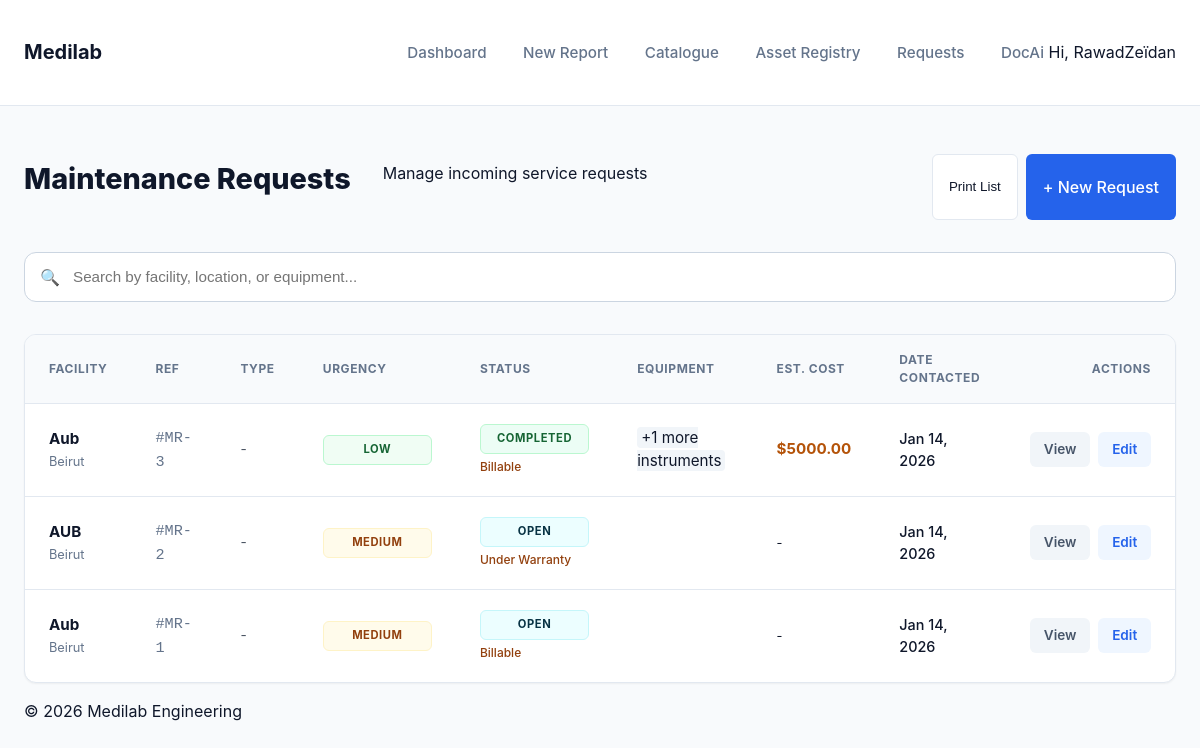
/requests/ (signed in), run on an earlier commit of the app's database.
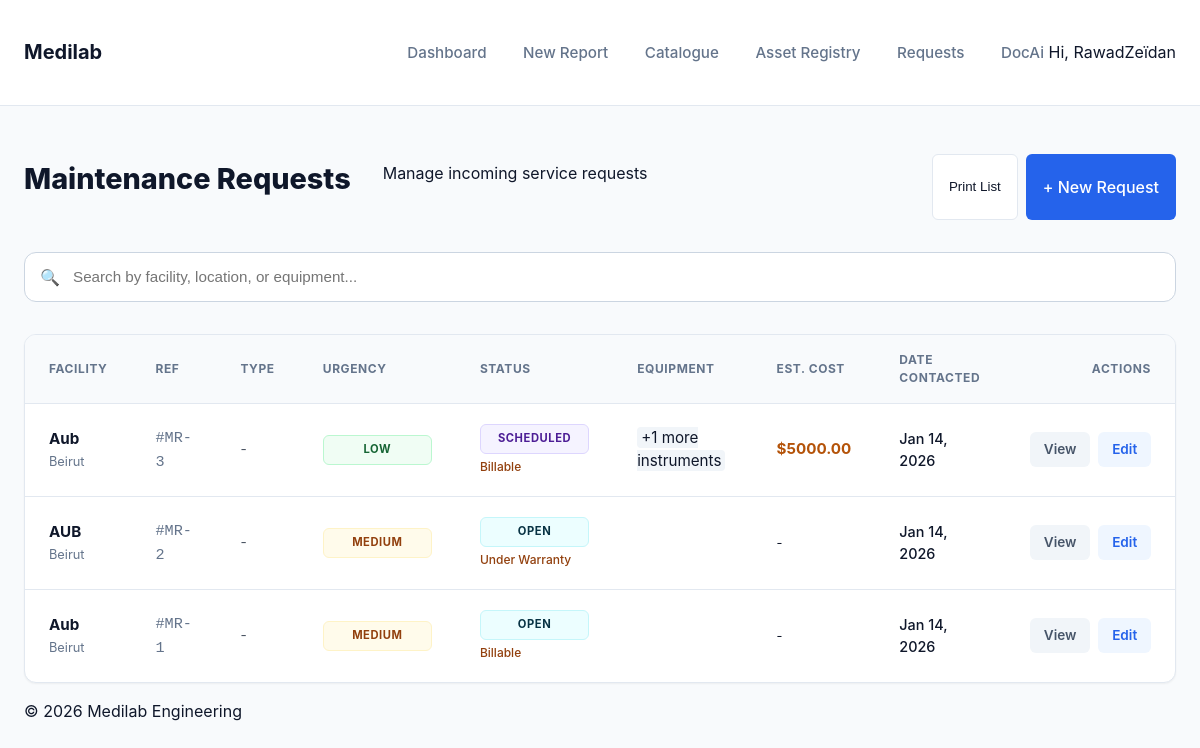
And on a later commit of the database.
### core/models.py (models this page shows, shortened)
class MaintenanceRequest(models.Model):
    URGENCY_CHOICES = [
        ('Low', 'Low'),
        ('Medium', 'Medium'),
        ('High', 'High'),
        ('Emergency', 'Emergency'),
    ]
    REQUEST_STATUS_CHOICES = [
        ('Open', 'Open'),
        ('Scheduled', 'Scheduled'),
        ('In Progress', 'In Progress'),
        ('Completed', 'Completed'),
        ('Cancelled', 'Cancelled'),
    ]
    LEBANON_LOCATIONS = [
        ('Beirut', (('Beirut', 'Beirut'),)),
        ('Mount Lebanon', (
            ('Baabda', 'Baabda'), ('Matn', 'Matn'), ('Chouf', 'Chouf'),
            ('Aley', 'Aley'), ('Keserwan', 'Keserwan'), ('Jbeil', 'Jbeil'),
        )),
        ('North Lebanon', (
            ('Tripoli', 'Tripoli'), ('Zgharta', 'Zgharta'), ('Bsharri', 'Bsharri'),
            ('Batroun', 'Batroun'), ('Koura', 'Koura'), ('Minieh-Danniyeh', 'Minieh-Danniyeh'),
        )),
        ('Akkar', (('Akkar', 'Akkar'),)),
        ('Beqaa', (('Zahle', 'Zahle'), ('Rashaya', 'Rashaya'), ('West Beqaa', 'West Beqaa'),)),
        ('Baalbek-Hermel', (('Baalbek', 'Baalbek'), ('Hermel', 'Hermel'),)),
        ('South Lebanon', (('Sidon', 'Sidon'), ('Jezzine', 'Jezzine'), ('Tyre', 'Tyre'),)),
        ('Nabatieh', (('Nabatieh', 'Nabatieh'), ('Marjeyoun', 'Marjeyoun'), ('Hasbaya', 'Hasbaya'), ('Bint Jbeil', 'Bint Jbeil'),)),
    ]
    BILLING_STATUS_CHOICES = [
        ('Warranty', 'Under Warranty'),
        ('Billable', 'Billable'),
        ('Contract', 'Under Contract'),
        ('FOC', 'Free of Charge'),
    ]
    customer_contact_date = models.DateField(default=timezone.now)
    availability_start = models.DateField(blank=True, null=True)
    availability_end = models.DateField(blank=True, null=True)
    urgency = models.CharField(max_length=20, choices=URGENCY_CHOICES, default='Medium')
    contact_name = models.CharField(max_length=255, blank=True, null=True)
    contact_number = models.CharField(max_length=50, blank=True, null=True)
    contact_email = models.EmailField(max_length=255, blank=True, null=True)
    facility_name = models.CharField(max_length=255, blank=True, null=True)
    location = models.CharField(max_length=100, choices=LEBANON_LOCATIONS, blank=True, null=True)
    donor = models.CharField(max_length=255, blank=True, null=True)
    equipment_list = models.TextField(blank=True, null=True, help_text="Legacy list of names for equipment")
    request_details = models.TextField(blank=True, null=True)
    service_type = models.CharField(max_length=255, blank=True, null=True)
    billing_status = models.CharField(max_length=20, choices=BILLING_STATUS_CHOICES, default='Billable')
    estimated_cost = models.DecimalField(max_digits=12, decimal_places=2, null=True, blank=True)
    status = models.CharField(max_length=20, choices=REQUEST_STATUS_CHOICES, default='Open')
    created_by = models.ForeignKey(User, on_delete=models.SET_NULL, null=True, blank=True)
    created_at = models.DateTimeField(auto_now_add=True)
    updated_at = models.DateTimeField(auto_now=True)

### core/views.py (the view)
# urls.py: path('requests/', MaintenanceRequestListView.as_view(), name='request_list'),
class MaintenanceRequestListView(LoginRequiredMixin, ListView):
    model = MaintenanceRequest
    template_name = 'core/request_list.html'
    context_object_name = 'requests'
    paginate_by = 20
    def get_queryset(self):
        queryset = super().get_queryset().order_by('-created_at')
        if not self.request.user.is_staff:
            queryset = queryset.filter(created_by=self.request.user)
        status = self.request.GET.get('status')
        if status: queryset = queryset.filter(status=status)
        q = self.request.GET.get('q')
        if q:
            queryset = queryset.filter(
                Q(facility_name__icontains=q) | Q(location__icontains=q) |
                Q(equipment_items__equipment__product__name__icontains=q) |
                Q(equipment_items__equipment__serial_number__icontains=q)
            ).distinct()
        return queryset

### templates/core/request_list.html (shortened to what the changed rows need)
{% extends 'base.html' %}
{% block content %}
<div class="page-header-actions dashboard-header">
    <div class="header-content">
        <h1 class="page-title">Maintenance Requests</h1>
    </div>
</div>
<div class="card" style="padding: 0; overflow: hidden;">
    <div class="table-responsive">
        <table class="modern-table">
            <thead>
                <tr>
                    <th>Facility</th>
                    <th>Ref</th>
                    <th>Type</th>
                    <th>Urgency</th>
                    <th>Status</th>
                    <th>Equipment</th>
                    <th>Est. Cost</th>
                    <th>Date Contacted</th>
                    <th style="text-align: right;">Actions</th>
                </tr>
            </thead>
            <tbody>
                {% for request_item in requests %}
                <tr>
                    <td>
                        <div style="font-weight: 700; color: #0f172a;">{{ request_item.facility_name|default:"N/A" }}</div>
                        {% if request_item.location %}
                        <div style="font-size: 0.8rem; color: #64748b; margin-top: 0.1rem;">
                             {{ request_item.get_location_display }}
                         </div>
                        {% endif %}
                    </td>
                    <td><span style="font-family: monospace; color: #64748b;">#MR-{{ request_item.id }}</span></td>
                    <td><div style="font-size: 0.85rem; color: #4b5563;">{{ request_item.service_type|default:"-" }}</div></td>
                    <td>
                        <span class="status-badge urgency-{{ request_item.urgency|lower }}">
                            {{ request_item.urgency }}
                        </span>
                    </td>
                    <td>
                        <span class="status-badge status-{{ request_item.status|lower|cut:' ' }}">
                            {{ request_item.status }}
                        </span>
                        <div style="font-size: 0.75rem; color: #92400e; margin-top: 0.25rem; font-weight: 500;">
                            {{ request_item.get_billing_status_display }}
                        </div>
                    </td>
                    <td>
                        {% with items=request_item.equipment_items.all %}
                            {% if items %}
                                {% if items|length > 1 %}
                                    <span class="text-muted small" style="background: #f1f5f9; padding: 1px 4px; border-radius: 4px;">+{{ items|length|add:"-1" }} more instruments</span>
                                {% endif %}
                            {% else %}
                                <span class="text-muted italic">{{ request_item.equipment_list|default:"No equipment"|truncatechars:30 }}</span>
                            {% endif %}
                        {% endwith %}
                    </td>
                    <td>
                        {% if request_item.estimated_cost %}
                            <div style="font-weight: 700; color: #b45309;">${{ request_item.estimated_cost|floatformat:2 }}</div>
                        {% else %}
                            <span class="text-muted" style="font-size: 0.8rem;">-</span>
                        {% endif %}
                    </td>
                    <td>
                        <div style="font-size: 0.9rem; font-weight: 500;">{{ request_item.customer_contact_date|date:"M d, Y" }}</div>
                    </td>
                    <td>
                        <div class="action-btn-group" style="justify-content: flex-end;">
                            <a href="{% url 'request_detail' request_item.pk %}" class="btn action-btn action-btn-view">View</a>
                            {% if user.is_staff or request_item.created_by == user %}
                            <a href="{% url 'request_update' request_item.pk %}" class="btn action-btn action-btn-edit">Edit</a>
                            {% endif %}
                        </div>
                    </td>
                </tr>
                {% endfor %}
            </tbody>
        </table>
    </div>
</div>
{% endblock %}

What changed in the data, as far as the page shows it:
changed MaintenanceRequest "LOW": status "COMPLETED" → "SCHEDULED"
